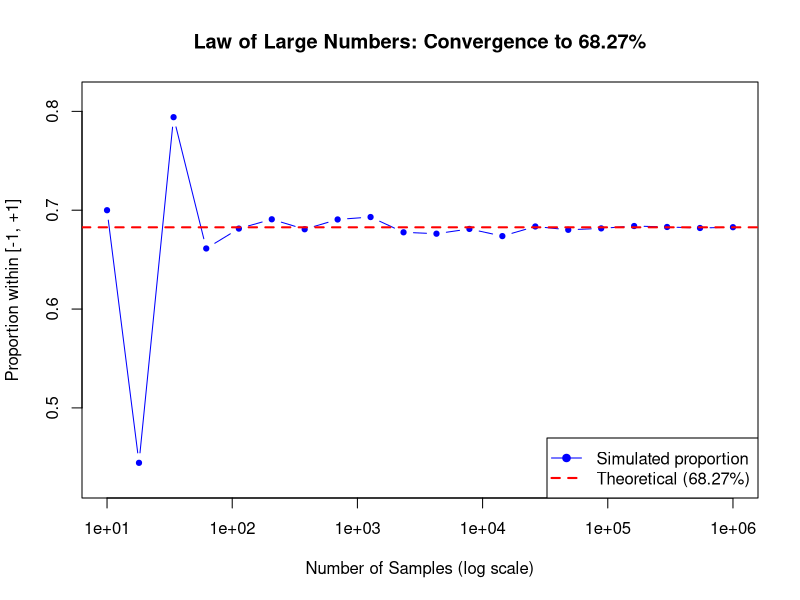

This chart was generated by the following R code: (Note: this script raises an error after producing the figure.)
set.seed(42) # random seed for reproducibility

# Generate 20 points log-spaced between 10 and 1,000,000
number_of_examples <- round(10^seq(1, 6, length.out = 20))
number_of_examples <- unique(number_of_examples)  # remove any duplicates from rounding

results <- numeric(length(number_of_examples))    # to store proportions

for (i in seq_along(number_of_examples)) {
  n <- number_of_examples[i]
  samples <- rnorm(n, mean = 0, sd = 1)          # Generate n random normal values
  within_range <- samples > -1 & samples < 1     # Logical vector: True if between -1 and +1
  proportion <- mean(within_range)               # Proportion of TRUEs = Proportion in range
  results[i] <- proportion
  
  cat("n =", n, "-> Proportion within [-1, +1]:", round(proportion * 100, 2), "%\n")
}

# Plot the results
plot(number_of_examples, results, 
     log = "x",
     type = "b",
     pch = 19,
     cex = 0.7,                                  # smaller points since there are more of them
     col = "blue",
     xlab = "Number of Samples (log scale)",
     ylab = "Proportion within [-1, +1]",
     main = "Law of Large Numbers: Convergence to 68.27%",
     ylim = c(min(results, 0.6827) - 0.02, max(results, 0.6827) + 0.02))

abline(h = 0.6827, col = "red", lty = 2, lwd = 2)

legend("bottomright", 
       legend = c("Simulated proportion", "Theoretical (68.27%)"),
       col = c("blue", "red"), 
       lty = c(1, 2), 
       pch = c(19, NA),
       lwd = c(1, 2))

# Close the device to finalize/save the file
dev.off()

cat("Plot saved to:", paste0(output_dir, "law_of_large_numbers.png"), "\n")
